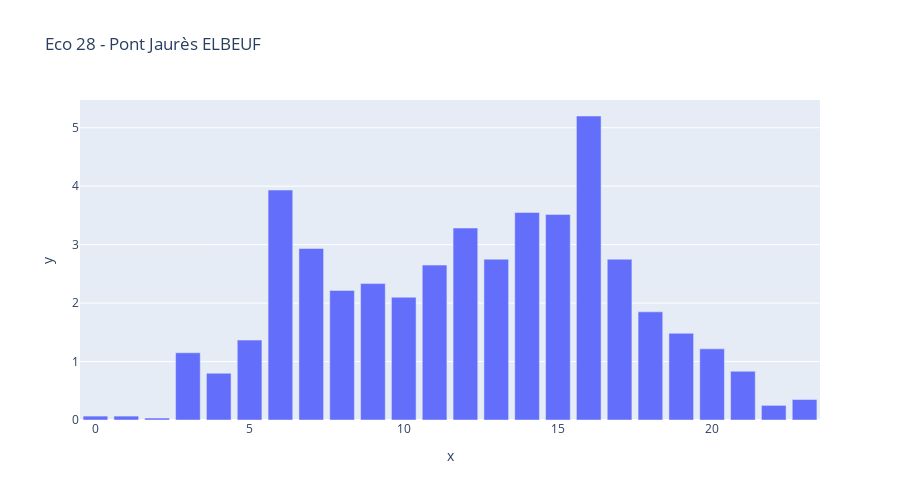

Notebook source saved alongside this figure:
### Code cell
widgets.interact(plot_moyenne_horaire,name=df['name'].unique())

### Figure 1 — Plotly figure (JSON) as saved in the notebook; plotly's stock layout.template omitted (floating-point values rounded to 4 significant figures)
{"data": [{"alignmentgroup": "True", "hovertemplate": "x=%{x}<br>y=%{y}<extra></extra>", "legendgroup": "", "marker": {"color": "#636efa", "pattern": {"shape": ""}}, "name": "", "offsetgroup": "", "orientation": "v", "showlegend": false, "textposition": "auto", "type": "bar", "x": [0, 1, 2, 3, 4, 5, 6, 7, 8, 9, 10, 11, 12, 13, 14, 15, 16, 17, 18, 19, 20, 21, 22, 23], "xaxis": "x", "y": [0.06667, 0.06667, 0.03333, 1.15, 0.8, 1.367, 3.933, 2.933, 2.217, 2.333, 2.1, 2.65, 3.283, 2.75, 3.55, 3.517, 5.2, 2.75, 1.85, 1.483, 1.217, 0.8333, 0.25, 0.35], "yaxis": "y"}], "layout": {"barmode": "relative", "height": 500, "legend": {"tracegroupgap": 0}, "title": {"text": "Eco 28 - Pont Jaurès ELBEUF"}, "xaxis": {"anchor": "y", "domain": [0, 1], "title": {"text": "x"}}, "yaxis": {"anchor": "x", "domain": [0, 1], "title": {"text": "y"}}}}
